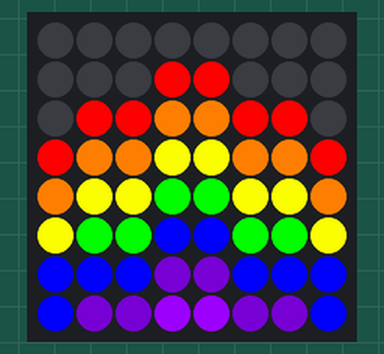
Simulated run of this program. Board: Raspberry Pi (BCM pin numbers) with a Sense HAT. Shown: the Sense HAT's 8×8 RGB LED matrix.

Above: at 0.07 s.
At 22.86 s:
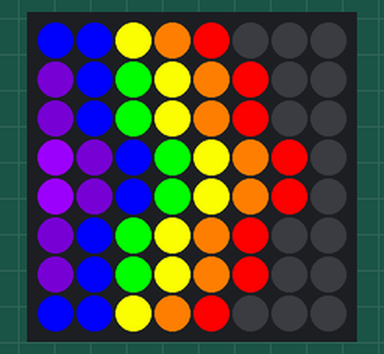
At 45.65 s:
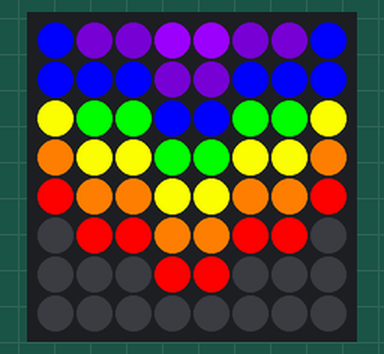
At 91.1 s:
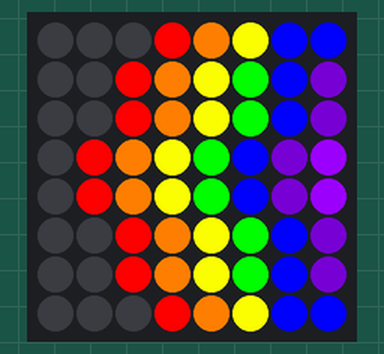

The program:

lights.py
```python
#!/usr/bin/python

from time import sleep
from sense_hat import SenseHat

sense = SenseHat()

r = [255, 0, 0]     # red
o = [255, 127, 0]   # orange
y = [255, 255, 0]   # yellow
g = [0, 255, 0]     # green
b = [0, 0, 255]     # blue
i = [75, 0, 130]    # indigo
v = [159, 0, 255]   # violet
e = [0, 0, 0]       # none

image = [e, e, e, e, e, e, e, e,
         e, e, e, r, r, e, e, e,
         e, r, r, o, o, r, r, e,
         r, o, o, y, y, o, o, r,
         o, y, y, g, g, y, y, o,
         y, g, g, b, b, g, g, y,
         b, b, b, i, i, b, b, b,
         b, i, i, v, v, i, i, b]

try:

    sense.set_pixels(image)

    while True:
        angles = [0, 90, 180, 270, 0, 90, 180, 270]
        for r in angles:
            sense.set_rotation(r)
            sleep(0.1)

except KeyboardInterrupt:
    # here you put any code you want to run before the program
    # exits when you press CTRL+C

    print "\nProgram Ended."

except:
    # this catches ALL other exceptions including errors.
    # You won't get any error messages for debugging
    # so only use it once your code is working

    print "Other error or exception occurred!"

finally:
    # Clean up
    sense.clear()
```
